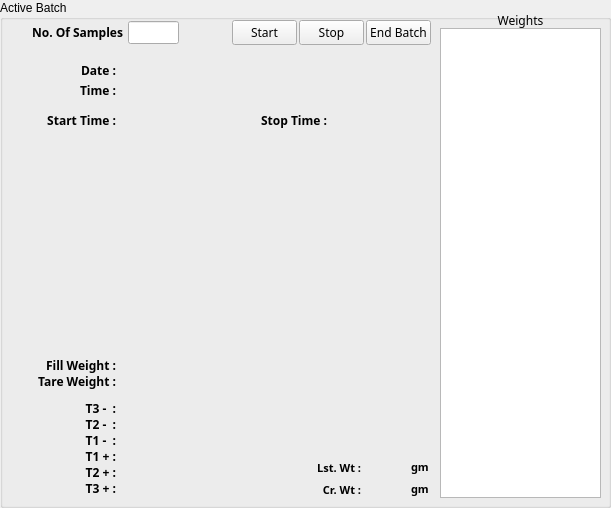
  <widget class="QGroupBox" name="activebatchgroup">
   <property name="enabled">
    <bool>true</bool>
   </property>
   <property name="geometry">
    <rect>
     <x>10</x>
     <y>30</y>
     <width>611</width>
     <height>508</height>
    </rect>
   </property>
   <property name="title">
    <string>Active Batch </string>
   </property>
   <widget class="QTextEdit" name="weightdisplayedit">
    <property name="geometry">
     <rect>
      <x>440</x>
      <y>28</y>
      <width>161</width>
      <height>470</height>
     </rect>
    </property>
    <property name="font">
     <font>
      <family>Arial Unicode MS</family>
     </font>
    </property>
    <property name="focusPolicy">
     <enum>Qt::NoFocus</enum>
    </property>
    <property name="autoFormatting">
     <set>QTextEdit::AutoNone</set>
    </property>
    <property name="acceptRichText">
     <bool>false</bool>
    </property>
    <property name="textInteractionFlags">
     <set>Qt::NoTextInteraction</set>
    </property>
   </widget>
   <widget class="QPushButton" name="stopbutton">
    <property name="enabled">
     <bool>true</bool>
    </property>
    <property name="geometry">
     <rect>
      <x>299</x>
      <y>20</y>
      <width>65</width>
      <height>25</height>
     </rect>
    </property>
    <property name="font">
     <font>
      <family>Arial Unicode MS</family>
     </font>
    </property>
    <property name="text">
     <string>Stop</string>
    </property>
   </widget>
   <widget class="QPushButton" name="startbutton">
    <property name="geometry">
     <rect>
      <x>232</x>
      <y>20</y>
      <width>65</width>
      <height>25</height>
     </rect>
    </property>
    <property name="font">
     <font>
      <family>Arial Unicode MS</family>
     </font>
    </property>
    <property name="text">
     <string>Start</string>
    </property>
   </widget>
   <widget class="QLabel" name="timelabel">
    <property name="geometry">
     <rect>
      <x>25</x>
      <y>82</y>
      <width>91</width>
      <height>16</height>
     </rect>
    </property>
    <property name="font">
     <font>
      <family>Arial Unicode MS</family>
      <weight>75</weight>
      <bold>true</bold>
     </font>
    </property>
    <property name="text">
     <string>Time :</string>
    </property>
    <property name="alignment">
     <set>Qt::AlignRight|Qt::AlignTrailing|Qt::AlignVCenter</set>
    </property>
   </widget>
   <widget class="QLabel" name="timeupdatelabel">
    <property name="geometry">
     <rect>
      <x>119</x>
      <y>82</y>
      <width>100</width>
      <height>16</height>
     </rect>
    </property>
    <property name="font">
     <font>
      <family>Arial Unicode MS</family>
      <weight>75</weight>
      <bold>true</bold>
     </font>
    </property>
    <property name="styleSheet">
     <string notr="true">color: rgb(252, 9, 0);</string>
    </property>
    <property name="text">
     <string/>
    </property>
    <property name="alignment">
     <set>Qt::AlignLeading|Qt::AlignLeft|Qt::AlignVCenter</set>
    </property>
   </widget>
   <widget class="QLabel" name="datelabel">
    <property name="geometry">
     <rect>
      <x>25</x>
      <y>62</y>
      <width>91</width>
      <height>16</height>
     </rect>
    </property>
    <property name="font">
     <font>
      <family>Arial Unicode MS</family>
      <weight>75</weight>
      <bold>true</bold>
     </font>
    </property>
    <property name="text">
     <string> Date :</string>
    </property>
    <property name="alignment">
     <set>Qt::AlignRight|Qt::AlignTrailing|Qt::AlignVCenter</set>
    </property>
   </widget>
   <widget class="QLabel" name="dateupdatelabel">
    <property name="geometry">
     <rect>
      <x>119</x>
      <y>62</y>
      <width>100</width>
      <height>16</height>
     </rect>
    </property>
    <property name="font">
     <font>
      <family>Arial Unicode MS</family>
      <weight>75</weight>
      <bold>true</bold>
     </font>
    </property>
    <property name="styleSheet">
     <string notr="true">color: rgb(252, 9, 0);</string>
    </property>
    <property name="text">
     <string/>
    </property>
    <property name="alignment">
     <set>Qt::AlignLeading|Qt::AlignLeft|Qt::AlignVCenter</set>
    </property>
   </widget>
   <widget class="QLabel" name="starttime">
    <property name="geometry">
     <rect>
      <x>119</x>
      <y>112</y>
      <width>100</width>
      <height>16</height>
     </rect>
    </property>
    <property name="font">
     <font>
      <family>Arial Unicode MS</family>
      <weight>75</weight>
      <bold>true</bold>
     </font>
    </property>
    <property name="styleSheet">
     <string notr="true">color: rgb(8, 139, 24);</string>
    </property>
    <property name="text">
     <string/>
    </property>
    <property name="alignment">
     <set>Qt::AlignLeading|Qt::AlignLeft|Qt::AlignVCenter</set>
    </property>
   </widget>
   <widget class="QLabel" name="starttimelabel">
    <property name="geometry">
     <rect>
      <x>25</x>
      <y>112</y>
      <width>91</width>
      <height>16</height>
     </rect>
    </property>
    <property name="font">
     <font>
      <family>Arial Unicode MS</family>
      <weight>75</weight>
      <bold>true</bold>
     </font>
    </property>
    <property name="text">
     <string>Start Time :</string>
    </property>
    <property name="alignment">
     <set>Qt::AlignRight|Qt::AlignTrailing|Qt::AlignVCenter</set>
    </property>
   </widget>
   <widget class="QLabel" name="stoptime">
    <property name="geometry">
     <rect>
      <x>330</x>
      <y>112</y>
      <width>100</width>
      <height>16</height>
     </rect>
    </property>
    <property name="font">
     <font>
      <family>Arial Unicode MS</family>
      <weight>75</weight>
      <bold>true</bold>
     </font>
    </property>
    <property name="styleSheet">
     <string notr="true">color: rgb(252, 9, 0);</string>
    </property>
    <property name="text">
     <string/>
    </property>
    <property name="alignment">
     <set>Qt::AlignLeading|Qt::AlignLeft|Qt::AlignVCenter</set>
    </property>
   </widget>
   <widget class="QLabel" name="stoptimelabel">
    <property name="geometry">
     <rect>
      <x>236</x>
      <y>112</y>
      <width>91</width>
      <height>16</height>
     </rect>
    </property>
    <property name="font">
     <font>
      <family>Arial Unicode MS</family>
      <weight>75</weight>
      <bold>true</bold>
     </font>
    </property>
    <property name="text">
     <string>Stop Time :</string>
    </property>
    <property name="alignment">
     <set>Qt::AlignRight|Qt::AlignTrailing|Qt::AlignVCenter</set>
    </property>
   </widget>
   <widget class="QLabel" name="label">
    <property name="geometry">
     <rect>
      <x>440</x>
      <y>10</y>
      <width>161</width>
      <height>20</height>
     </rect>
    </property>
    <property name="font">
     <font>
      <family>Arial Unicode MS</family>
     </font>
    </property>
    <property name="text">
     <string>Weights</string>
    </property>
    <property name="alignment">
     <set>Qt::AlignCenter</set>
    </property>
   </widget>
   <widget class="QPushButton" name="endbatch">
    <property name="enabled">
     <bool>true</bool>
    </property>
    <property name="geometry">
     <rect>
      <x>366</x>
      <y>20</y>
      <width>65</width>
      <height>25</height>
     </rect>
    </property>
    <property name="font">
     <font>
      <family>Arial Unicode MS</family>
     </font>
    </property>
    <property name="text">
     <string>End Batch</string>
    </property>
   </widget>
   <widget class="QLabel" name="para_1">
    <property name="geometry">
     <rect>
      <x>16</x>
      <y>142</y>
      <width>100</width>
      <height>16</height>
     </rect>
    </property>
    <property name="font">
     <font>
      <family>Arial Unicode MS</family>
      <weight>75</weight>
      <bold>true</bold>
     </font>
    </property>
    <property name="text">
     <string/>
    </property>
    <property name="alignment">
     <set>Qt::AlignRight|Qt::AlignTrailing|Qt::AlignVCenter</set>
    </property>
   </widget>
   <widget class="QLabel" name="para_2">
    <property name="geometry">
     <rect>
      <x>16</x>
      <y>162</y>
      <width>100</width>
      <height>16</height>
     </rect>
    </property>
    <property name="font">
     <font>
      <family>Arial Unicode MS</family>
      <weight>75</weight>
      <bold>true</bold>
     </font>
    </property>
    <property name="text">
     <string/>
    </property>
    <property name="alignment">
     <set>Qt::AlignRight|Qt::AlignTrailing|Qt::AlignVCenter</set>
    </property>
   </widget>
   <widget class="QLabel" name="para_3">
    <property name="geometry">
     <rect>
      <x>16</x>
      <y>182</y>
      <width>100</width>
      <height>16</height>
     </rect>
    </property>
    <property name="font">
     <font>
      <family>Arial Unicode MS</family>
      <weight>75</weight>
      <bold>true</bold>
     </font>
    </property>
    <property name="text">
     <string/>
    </property>
    <property name="alignment">
     <set>Qt::AlignRight|Qt::AlignTrailing|Qt::AlignVCenter</set>
    </property>
   </widget>
   <widget class="QLabel" name="para_4">
    <property name="geometry">
     <rect>
      <x>16</x>
      <y>202</y>
      <width>100</width>
      <height>16</height>
     </rect>
    </property>
    <property name="font">
     <font>
      <family>Arial Unicode MS</family>
      <weight>75</weight>
      <bold>true</bold>
     </font>
    </property>
    <property name="text">
     <string/>
    </property>
    <property name="alignment">
     <set>Qt::AlignRight|Qt::AlignTrailing|Qt::AlignVCenter</set>
    </property>
   </widget>
   <widget class="QLabel" name="para_5">
    <property name="geometry">
     <rect>
      <x>16</x>
      <y>222</y>
      <width>100</width>
      <height>16</height>
     </rect>
    </property>
    <property name="font">
     <font>
      <family>Arial Unicode MS</family>
      <weight>75</weight>
      <bold>true</bold>
     </font>
    </property>
    <property name="text">
     <string/>
    </property>
    <property name="alignment">
     <set>Qt::AlignRight|Qt::AlignTrailing|Qt::AlignVCenter</set>
    </property>
   </widget>
   <widget class="QLabel" name="para_6">
    <property name="geometry">
     <rect>
      <x>16</x>
      <y>242</y>
      <width>100</width>
      <height>16</height>
     </rect>
    </property>
    <property name="font">
     <font>
      <family>Arial Unicode MS</family>
      <weight>75</weight>
      <bold>true</bold>
     </font>
    </property>
    <property name="text">
     <string/>
    </property>
    <property name="alignment">
     <set>Qt::AlignRight|Qt::AlignTrailing|Qt::AlignVCenter</set>
    </property>
   </widget>
   <widget class="QLabel" name="para_7">
    <property name="geometry">
     <rect>
      <x>16</x>
      <y>262</y>
      <width>100</width>
      <height>16</height>
     </rect>
    </property>
    <property name="font">
     <font>
      <family>Arial Unicode MS</family>
      <weight>75</weight>
      <bold>true</bold>
     </font>
    </property>
    <property name="text">
     <string/>
    </property>
    <property name="alignment">
     <set>Qt::AlignRight|Qt::AlignTrailing|Qt::AlignVCenter</set>
    </property>
   </widget>
   <widget class="QLabel" name="para_8">
    <property name="geometry">
     <rect>
      <x>16</x>
      <y>282</y>
      <width>100</width>
      <height>16</height>
     </rect>
    </property>
    <property name="font">
     <font>
      <family>Arial Unicode MS</family>
      <weight>75</weight>
      <bold>true</bold>
     </font>
    </property>
    <property name="text">
     <string/>
    </property>
    <property name="alignment">
     <set>Qt::AlignRight|Qt::AlignTrailing|Qt::AlignVCenter</set>
    </property>
   </widget>
   <widget class="QLabel" name="para_9">
    <property name="geometry">
     <rect>
      <x>16</x>
      <y>302</y>
      <width>100</width>
      <height>16</height>
     </rect>
    </property>
    <property name="font">
     <font>
      <family>Arial Unicode MS</family>
      <weight>75</weight>
      <bold>true</bold>
     </font>
    </property>
    <property name="text">
     <string/>
    </property>
    <property name="alignment">
     <set>Qt::AlignRight|Qt::AlignTrailing|Qt::AlignVCenter</set>
    </property>
   </widget>
   <widget class="QLabel" name="para_10">
    <property name="geometry">
     <rect>
      <x>16</x>
      <y>322</y>
      <width>100</width>
      <height>16</height>
     </rect>
    </property>
    <property name="font">
     <font>
      <family>Arial Unicode MS</family>
      <weight>75</weight>
      <bold>true</bold>
     </font>
    </property>
    <property name="text">
     <string/>
    </property>
    <property name="alignment">
     <set>Qt::AlignRight|Qt::AlignTrailing|Qt::AlignVCenter</set>
    </property>
   </widget>
   <widget class="QLabel" name="fillweightlabel">
    <property name="geometry">
     <rect>
      <x>16</x>
      <y>357</y>
      <width>100</width>
      <height>16</height>
     </rect>
    </property>
    <property name="font">
     <font>
      <family>Arial Unicode MS</family>
      <weight>75</weight>
      <bold>true</bold>
     </font>
    </property>
    <property name="text">
     <string>Fill Weight :</string>
    </property>
    <property name="alignment">
     <set>Qt::AlignRight|Qt::AlignTrailing|Qt::AlignVCenter</set>
    </property>
   </widget>
   <widget class="QLabel" name="tareweightlabel">
    <property name="geometry">
     <rect>
      <x>16</x>
      <y>373</y>
      <width>100</width>
      <height>16</height>
     </rect>
    </property>
    <property name="font">
     <font>
      <family>Arial Unicode MS</family>
      <weight>75</weight>
      <bold>true</bold>
     </font>
    </property>
    <property name="text">
     <string>Tare Weight :</string>
    </property>
    <property name="alignment">
     <set>Qt::AlignRight|Qt::AlignTrailing|Qt::AlignVCenter</set>
    </property>
   </widget>
   <widget class="QLabel" name="tolerancelabel31_2">
    <property name="geometry">
     <rect>
      <x>16</x>
      <y>400</y>
      <width>100</width>
      <height>16</height>
     </rect>
    </property>
    <property name="font">
     <font>
      <family>Arial Unicode MS</family>
      <weight>75</weight>
      <bold>true</bold>
     </font>
    </property>
    <property name="text">
     <string>T3 -  :</string>
    </property>
    <property name="alignment">
     <set>Qt::AlignRight|Qt::AlignTrailing|Qt::AlignVCenter</set>
    </property>
   </widget>
   <widget class="QLabel" name="tolerancelabel21">
    <property name="geometry">
     <rect>
      <x>16</x>
      <y>416</y>
      <width>100</width>
      <height>16</height>
     </rect>
    </property>
    <property name="font">
     <font>
      <family>Arial Unicode MS</family>
      <weight>75</weight>
      <bold>true</bold>
     </font>
    </property>
    <property name="text">
     <string>T2 -  :</string>
    </property>
    <property name="alignment">
     <set>Qt::AlignRight|Qt::AlignTrailing|Qt::AlignVCenter</set>
    </property>
   </widget>
   <widget class="QLabel" name="tolerancelabel11">
    <property name="geometry">
     <rect>
      <x>16</x>
      <y>432</y>
      <width>100</width>
      <height>16</height>
     </rect>
    </property>
    <property name="font">
     <font>
      <family>Arial Unicode MS</family>
      <weight>75</weight>
      <bold>true</bold>
     </font>
    </property>
    <property name="text">
     <string>T1 -  :</string>
    </property>
    <property name="alignment">
     <set>Qt::AlignRight|Qt::AlignTrailing|Qt::AlignVCenter</set>
    </property>
   </widget>
   <widget class="QLabel" name="value_1">
    <property name="geometry">
     <rect>
      <x>119</x>
      <y>142</y>
      <width>100</width>
      <height>16</height>
     </rect>
    </property>
    <property name="font">
     <font>
      <family>Arial Unicode MS</family>
      <weight>75</weight>
      <bold>true</bold>
     </font>
    </property>
    <property name="text">
     <string/>
    </property>
    <property name="alignment">
     <set>Qt::AlignLeading|Qt::AlignLeft|Qt::AlignVCenter</set>
    </property>
   </widget>
   <widget class="QLabel" name="value_2">
    <property name="geometry">
     <rect>
      <x>119</x>
      <y>162</y>
      <width>100</width>
      <height>16</height>
     </rect>
    </property>
    <property name="font">
     <font>
      <family>Arial Unicode MS</family>
      <weight>75</weight>
      <bold>true</bold>
     </font>
    </property>
    <property name="text">
     <string/>
    </property>
    <property name="alignment">
     <set>Qt::AlignLeading|Qt::AlignLeft|Qt::AlignVCenter</set>
    </property>
   </widget>
   <widget class="QLabel" name="value_3">
    <property name="geometry">
     <rect>
      <x>119</x>
      <y>182</y>
      <width>100</width>
      <height>16</height>
     </rect>
    </property>
    <property name="font">
     <font>
      <family>Arial Unicode MS</family>
      <weight>75</weight>
      <bold>true</bold>
     </font>
    </property>
    <property name="text">
     <string/>
    </property>
    <property name="alignment">
     <set>Qt::AlignLeading|Qt::AlignLeft|Qt::AlignVCenter</set>
    </property>
   </widget>
   <widget class="QLabel" name="value_4">
    <property name="geometry">
     <rect>
      <x>119</x>
      <y>202</y>
      <width>100</width>
      <height>16</height>
     </rect>
    </property>
    <property name="font">
     <font>
      <family>Arial Unicode MS</family>
      <weight>75</weight>
      <bold>true</bold>
     </font>
    </property>
    <property name="text">
     <string/>
    </property>
    <property name="alignment">
     <set>Qt::AlignLeading|Qt::AlignLeft|Qt::AlignVCenter</set>
    </property>
   </widget>
   <widget class="QLabel" name="value_5">
    <property name="geometry">
     <rect>
      <x>119</x>
      <y>222</y>
      <width>100</width>
      <height>16</height>
     </rect>
    </property>
    <property name="font">
     <font>
      <family>Arial Unicode MS</family>
      <weight>75</weight>
      <bold>true</bold>
     </font>
    </property>
    <property name="text">
     <string/>
    </property>
    <property name="alignment">
     <set>Qt::AlignLeading|Qt::AlignLeft|Qt::AlignVCenter</set>
    </property>
   </widget>
   <widget class="QLabel" name="value_6">
    <property name="geometry">
     <rect>
      <x>119</x>
      <y>242</y>
      <width>100</width>
      <height>16</height>
     </rect>
    </property>
    <property name="font">
     <font>
      <family>Arial Unicode MS</family>
      <weight>75</weight>
      <bold>true</bold>
     </font>
    </property>
    <property name="text">
     <string/>
    </property>
    <property name="alignment">
     <set>Qt::AlignLeading|Qt::AlignLeft|Qt::AlignVCenter</set>
    </property>
   </widget>
   <widget class="QLabel" name="value_7">
    <property name="geometry">
     <rect>
      <x>119</x>
      <y>262</y>
      <width>100</width>
      <height>16</height>
     </rect>
    </property>
    <property name="font">
     <font>
      <family>Arial Unicode MS</family>
      <weight>75</weight>
      <bold>true</bold>
     </font>
    </property>
    <property name="text">
     <string/>
    </property>
    <property name="alignment">
     <set>Qt::AlignLeading|Qt::AlignLeft|Qt::AlignVCenter</set>
    </property>
   </widget>
   <widget class="QLabel" name="value_8">
    <property name="geometry">
     <rect>
      <x>119</x>
      <y>282</y>
      <width>100</width>
      <height>16</height>
     </rect>
    </property>
    <property name="font">
     <font>
      <family>Arial Unicode MS</family>
      <weight>75</weight>
      <bold>true</bold>
     </font>
    </property>
    <property name="text">
     <string/>
    </property>
    <property name="alignment">
     <set>Qt::AlignLeading|Qt::AlignLeft|Qt::AlignVCenter</set>
    </property>
   </widget>
   <widget class="QLabel" name="value_9">
    <property name="geometry">
     <rect>
      <x>119</x>
      <y>302</y>
      <width>100</width>
      <height>16</height>
     </rect>
    </property>
    <property name="font">
     <font>
      <family>Arial Unicode MS</family>
      <weight>75</weight>
      <bold>true</bold>
     </font>
    </property>
    <property name="text">
     <string/>
    </property>
    <property name="alignment">
     <set>Qt::AlignLeading|Qt::AlignLeft|Qt::AlignVCenter</set>
    </property>
   </widget>
   <widget class="QLabel" name="value_10">
    <property name="geometry">
     <rect>
      <x>119</x>
      <y>322</y>
      <width>100</width>
      <height>16</height>
     </rect>
    </property>
    <property name="font">
     <font>
      <family>Arial Unicode MS</family>
      <weight>75</weight>
      <bold>true</bold>
     </font>
    </property>
    <property name="text">
     <string/>
    </property>
    <property name="alignment">
     <set>Qt::AlignLeading|Qt::AlignLeft|Qt::AlignVCenter</set>
    </property>
   </widget>
   <widget class="QLabel" name="fillweight">
    <property name="geometry">
     <rect>
      <x>119</x>
      <y>357</y>
      <width>121</width>
      <height>16</height>
     </rect>
    </property>
    <property name="font">
     <font>
      <family>Arial Unicode MS</family>
      <weight>75</weight>
      <bold>true</bold>
     </font>
    </property>
    <property name="styleSheet">
     <string notr="true">color: rgb(8, 139, 24);</string>
    </property>
    <property name="text">
     <string/>
    </property>
    <property name="alignment">
     <set>Qt::AlignLeading|Qt::AlignLeft|Qt::AlignVCenter</set>
    </property>
   </widget>
   <widget class="QLabel" name="tareweight">
    <property name="geometry">
     <rect>
      <x>119</x>
      <y>373</y>
      <width>121</width>
      <height>16</height>
     </rect>
    </property>
    <property name="font">
     <font>
      <family>Arial Unicode MS</family>
      <weight>75</weight>
      <bold>true</bold>
     </font>
    </property>
    <property name="styleSheet">
     <string notr="true">color: rgb(252, 9, 0);</string>
    </property>
    <property name="text">
     <string/>
    </property>
    <property name="alignment">
     <set>Qt::AlignLeading|Qt::AlignLeft|Qt::AlignVCenter</set>
    </property>
   </widget>
   <widget class="QLabel" name="tolerance31">
    <property name="geometry">
     <rect>
      <x>119</x>
      <y>400</y>
      <width>181</width>
      <height>16</height>
     </rect>
    </property>
    <property name="font">
     <font>
      <family>Arial Unicode MS</family>
      <weight>75</weight>
      <bold>true</bold>
     </font>
    </property>
    <property name="text">
     <string/>
    </property>
    <property name="alignment">
     <set>Qt::AlignLeading|Qt::AlignLeft|Qt::AlignVCenter</set>
    </property>
   </widget>
   <widget class="QLabel" name="tolerance21">
    <property name="geometry">
     <rect>
      <x>119</x>
      <y>416</y>
      <width>181</width>
      <height>16</height>
     </rect>
    </property>
    <property name="font">
     <font>
      <family>Arial Unicode MS</family>
      <weight>75</weight>
      <bold>true</bold>
     </font>
    </property>
    <property name="text">
     <string/>
    </property>
    <property name="alignment">
     <set>Qt::AlignLeading|Qt::AlignLeft|Qt::AlignVCenter</set>
    </property>
   </widget>
   <widget class="QLabel" name="tolerance11">
    <property name="geometry">
     <rect>
      <x>119</x>
      <y>432</y>
      <width>181</width>
      <height>16</height>
     </rect>
    </property>
    <property name="font">
     <font>
      <family>Arial Unicode MS</family>
      <weight>75</weight>
      <bold>true</bold>
     </font>
    </property>
    <property name="text">
     <string/>
    </property>
    <property name="alignment">
     <set>Qt::AlignLeading|Qt::AlignLeft|Qt::AlignVCenter</set>
    </property>
   </widget>
   <widget class="QLabel" name="currentweight">
    <property name="geometry">
     <rect>
      <x>360</x>
      <y>480</y>
      <width>49</width>
      <height>20</height>
     </rect>
    </property>
    <property name="font">
     <font>
      <family>Arial Unicode MS</family>
      <pointsize>8</pointsize>
      <weight>75</weight>
      <bold>true</bold>
     </font>
    </property>
    <property name="styleSheet">
     <string notr="true">color: rgb(85, 0, 255);</string>
    </property>
    <property name="text">
     <string/>
    </property>
    <property name="alignment">
     <set>Qt::AlignRight|Qt::AlignTrailing|Qt::AlignVCenter</set>
    </property>
   </widget>
   <widget class="QLabel" name="label_2">
    <property name="geometry">
     <rect>
      <x>290</x>
      <y>480</y>
      <width>71</width>
      <height>20</height>
     </rect>
    </property>
    <property name="font">
     <font>
      <family>Arial Unicode MS</family>
      <pointsize>8</pointsize>
      <weight>75</weight>
      <bold>true</bold>
     </font>
    </property>
    <property name="text">
     <string>Cr. Wt :</string>
    </property>
    <property name="alignment">
     <set>Qt::AlignRight|Qt::AlignTrailing|Qt::AlignVCenter</set>
    </property>
   </widget>
   <widget class="QLabel" name="lastweight">
    <property name="geometry">
     <rect>
      <x>359</x>
      <y>458</y>
      <width>49</width>
      <height>20</height>
     </rect>
    </property>
    <property name="font">
     <font>
      <family>Arial Unicode MS</family>
      <pointsize>8</pointsize>
      <weight>75</weight>
      <bold>true</bold>
     </font>
    </property>
    <property name="styleSheet">
     <string notr="true">color: rgb(252, 9, 0);</string>
    </property>
    <property name="text">
     <string/>
    </property>
    <property name="alignment">
     <set>Qt::AlignRight|Qt::AlignTrailing|Qt::AlignVCenter</set>
    </property>
   </widget>
   <widget class="QLabel" name="label_3">
    <property name="geometry">
     <rect>
      <x>411</x>
      <y>479</y>
      <width>21</width>
      <height>20</height>
     </rect>
    </property>
    <property name="font">
     <font>
      <family>Arial Unicode MS</family>
      <pointsize>8</pointsize>
      <weight>75</weight>
      <bold>true</bold>
     </font>
    </property>
    <property name="text">
     <string>gm</string>
    </property>
    <property name="alignment">
     <set>Qt::AlignLeading|Qt::AlignLeft|Qt::AlignVCenter</set>
    </property>
   </widget>
   <widget class="QLabel" name="label_4">
    <property name="geometry">
     <rect>
      <x>411</x>
      <y>457</y>
      <width>21</width>
      <height>20</height>
     </rect>
    </property>
    <property name="font">
     <font>
      <family>Arial Unicode MS</family>
      <pointsize>8</pointsize>
      <weight>75</weight>
      <bold>true</bold>
     </font>
    </property>
    <property name="text">
     <string>gm</string>
    </property>
    <property name="alignment">
     <set>Qt::AlignLeading|Qt::AlignLeft|Qt::AlignVCenter</set>
    </property>
   </widget>
   <widget class="QLabel" name="label_5">
    <property name="geometry">
     <rect>
      <x>290</x>
      <y>458</y>
      <width>71</width>
      <height>20</height>
     </rect>
    </property>
    <property name="font">
     <font>
      <family>Arial Unicode MS</family>
      <pointsize>8</pointsize>
      <weight>75</weight>
      <bold>true</bold>
     </font>
    </property>
    <property name="text">
     <string>Lst. Wt :</string>
    </property>
    <property name="alignment">
     <set>Qt::AlignRight|Qt::AlignTrailing|Qt::AlignVCenter</set>
    </property>
   </widget>
   <widget class="QLabel" name="tolerance12">
    <property name="geometry">
     <rect>
      <x>119</x>
      <y>448</y>
      <width>181</width>
      <height>16</height>
     </rect>
    </property>
    <property name="font">
     <font>
      <family>Arial Unicode MS</family>
      <weight>75</weight>
      <bold>true</bold>
     </font>
    </property>
    <property name="text">
     <string/>
    </property>
    <property name="alignment">
     <set>Qt::AlignLeading|Qt::AlignLeft|Qt::AlignVCenter</set>
    </property>
   </widget>
   <widget class="QLabel" name="tolerancelabel22">
    <property name="geometry">
     <rect>
      <x>16</x>
      <y>464</y>
      <width>100</width>
      <height>16</height>
     </rect>
    </property>
    <property name="font">
     <font>
      <family>Arial Unicode MS</family>
      <weight>75</weight>
      <bold>true</bold>
     </font>
    </property>
    <property name="text">
     <string>T2 + :</string>
    </property>
    <property name="alignment">
     <set>Qt::AlignRight|Qt::AlignTrailing|Qt::AlignVCenter</set>
    </property>
   </widget>
   <widget class="QLabel" name="tolerance22">
    <property name="geometry">
     <rect>
      <x>119</x>
      <y>464</y>
      <width>181</width>
      <height>16</height>
     </rect>
    </property>
    <property name="font">
     <font>
      <family>Arial Unicode MS</family>
      <weight>75</weight>
      <bold>true</bold>
     </font>
    </property>
    <property name="text">
     <string/>
    </property>
    <property name="alignment">
     <set>Qt::AlignLeading|Qt::AlignLeft|Qt::AlignVCenter</set>
    </property>
   </widget>
   <widget class="QLabel" name="tolerancelabel32">
    <property name="geometry">
     <rect>
      <x>16</x>
      <y>480</y>
      <width>100</width>
      <height>16</height>
     </rect>
    </property>
    <property name="font">
     <font>
      <family>Arial Unicode MS</family>
      <weight>75</weight>
      <bold>true</bold>
     </font>
    </property>
    <property name="text">
     <string>T3 + :</string>
    </property>
    <property name="alignment">
     <set>Qt::AlignRight|Qt::AlignTrailing|Qt::AlignVCenter</set>
    </property>
   </widget>
   <widget class="QLabel" name="tolerancelabel12">
    <property name="geometry">
     <rect>
      <x>16</x>
      <y>448</y>
      <width>100</width>
      <height>16</height>
     </rect>
    </property>
    <property name="font">
     <font>
      <family>Arial Unicode MS</family>
      <weight>75</weight>
      <bold>true</bold>
     </font>
    </property>
    <property name="text">
     <string>T1 + :</string>
    </property>
    <property name="alignment">
     <set>Qt::AlignRight|Qt::AlignTrailing|Qt::AlignVCenter</set>
    </property>
   </widget>
   <widget class="QLabel" name="tolerance32">
    <property name="geometry">
     <rect>
      <x>119</x>
      <y>480</y>
      <width>181</width>
      <height>16</height>
     </rect>
    </property>
    <property name="font">
     <font>
      <family>Arial Unicode MS</family>
      <weight>75</weight>
      <bold>true</bold>
     </font>
    </property>
    <property name="text">
     <string/>
    </property>
    <property name="alignment">
     <set>Qt::AlignLeading|Qt::AlignLeft|Qt::AlignVCenter</set>
    </property>
   </widget>
   <widget class="QLabel" name="messagelabel">
    <property name="geometry">
     <rect>
      <x>340</x>
      <y>430</y>
      <width>91</width>
      <height>17</height>
     </rect>
    </property>
    <property name="font">
     <font>
      <family>Arial Unicode MS</family>
      <pointsize>8</pointsize>
      <weight>75</weight>
      <italic>false</italic>
      <bold>true</bold>
     </font>
    </property>
    <property name="styleSheet">
     <string notr="true">color: rgb(8, 139, 24);</string>
    </property>
    <property name="text">
     <string/>
    </property>
    <property name="alignment">
     <set>Qt::AlignRight|Qt::AlignTrailing|Qt::AlignVCenter</set>
    </property>
   </widget>
   <widget class="QLabel" name="ltt3">
    <property name="geometry">
     <rect>
      <x>360</x>
      <y>230</y>
      <width>46</width>
      <height>13</height>
     </rect>
    </property>
    <property name="text">
     <string/>
    </property>
   </widget>
   <widget class="QLabel" name="ltt2">
    <property name="geometry">
     <rect>
      <x>360</x>
      <y>250</y>
      <width>46</width>
      <height>13</height>
     </rect>
    </property>
    <property name="text">
     <string/>
    </property>
   </widget>
   <widget class="QLabel" name="ltt1">
    <property name="geometry">
     <rect>
      <x>360</x>
      <y>270</y>
      <width>46</width>
      <height>13</height>
     </rect>
    </property>
    <property name="text">
     <string/>
    </property>
   </widget>
   <widget class="QLabel" name="gtt1">
    <property name="geometry">
     <rect>
      <x>360</x>
      <y>290</y>
      <width>46</width>
      <height>13</height>
     </rect>
    </property>
    <property name="text">
     <string/>
    </property>
   </widget>
   <widget class="QLabel" name="gtt2">
    <property name="geometry">
     <rect>
      <x>360</x>
      <y>310</y>
      <width>46</width>
      <height>13</height>
     </rect>
    </property>
    <property name="text">
     <string/>
    </property>
   </widget>
   <widget class="QLabel" name="gtt3">
    <property name="geometry">
     <rect>
      <x>360</x>
      <y>330</y>
      <width>46</width>
      <height>13</height>
     </rect>
    </property>
    <property name="text">
     <string/>
    </property>
   </widget>
   <widget class="QLineEdit" name="countedit">
    <property name="geometry">
     <rect>
      <x>128</x>
      <y>21</y>
      <width>51</width>
      <height>23</height>
     </rect>
    </property>
    <property name="font">
     <font>
      <family>Arial Unicode MS</family>
     </font>
    </property>
   </widget>
   <widget class="QLabel" name="label_6">
    <property name="geometry">
     <rect>
      <x>22</x>
      <y>21</y>
      <width>101</width>
      <height>23</height>
     </rect>
    </property>
    <property name="font">
     <font>
      <family>Arial Unicode MS</family>
      <weight>75</weight>
      <bold>true</bold>
     </font>
    </property>
    <property name="text">
     <string>No. Of Samples</string>
    </property>
    <property name="alignment">
     <set>Qt::AlignRight|Qt::AlignTrailing|Qt::AlignVCenter</set>
    </property>
   </widget>
  </widget>
